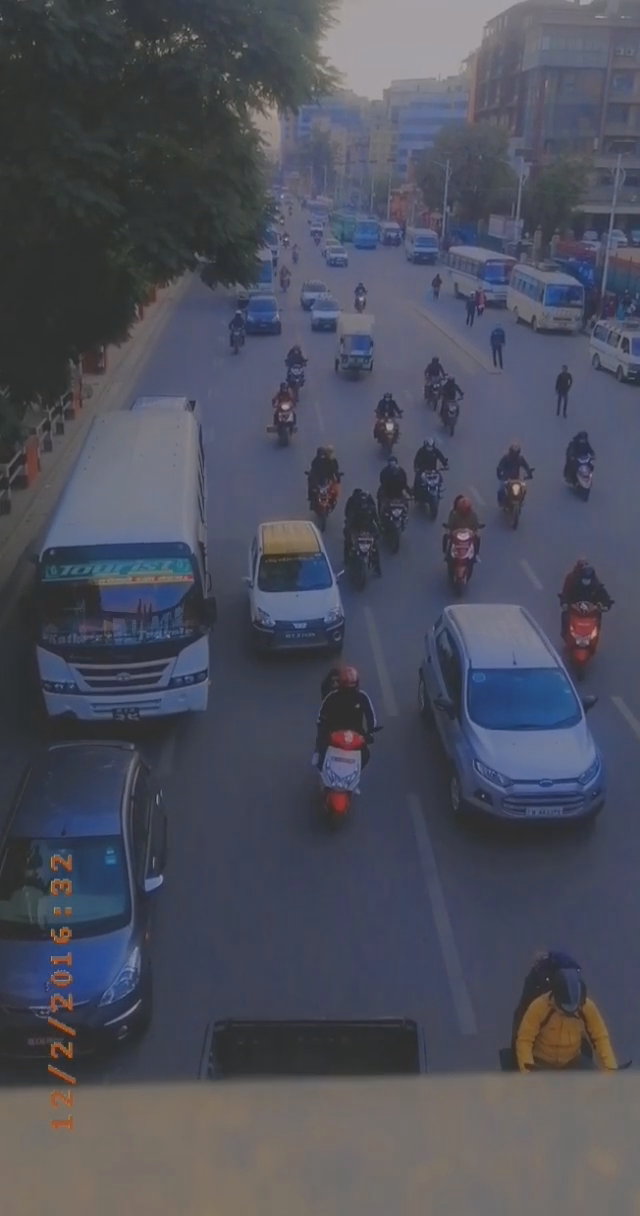
#> input picture frame 21 of test1.mp4, 640 x 1216 px, given in place of test11.mov, which was not available
$ python resize.py
#> lines starting #> are read from the running program, lines starting #| are printed output that depends on the picture
import cv2

# define the path to the video file
video_path = "test11.mov"

# define the desired higher resolution
width, height = 1280, 720

# create a VideoCapture object to read the video file
cap = cv2.VideoCapture(video_path)

# set the capture properties to use a high-quality codec
fourcc = cv2.VideoWriter_fourcc(*'XVID')
cap.set(cv2.CAP_PROP_FOURCC, fourcc)

# read the first frame to get the original frame size
ret, frame = cap.read()
#> frame is the input picture: shape (1216, 640, 3); mean B, G, R 91.8, 79.1, 76.8
if not ret:
    print("Error: could not read frame")
    exit()
orig_height, orig_width = frame.shape[:2]
#> orig_height = 1216; orig_width = 640

# resize the frame to the desired higher resolution using cv2.INTER_CUBIC
resized_frame = cv2.resize(frame, (width, height),
                           interpolation=cv2.INTER_CUBIC)
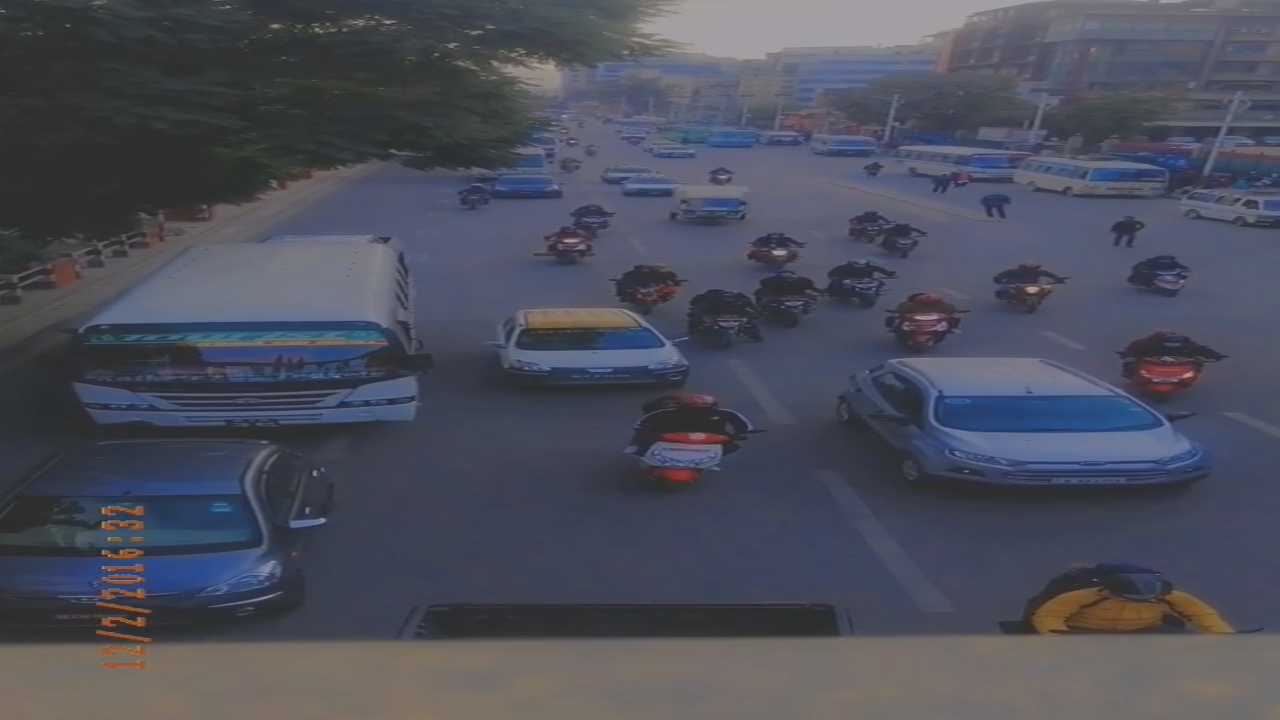
#> resized_frame: shape (720, 1280, 3); mean B, G, R 91.8, 79.1, 76.8

# display the resized frame and wait for a key press
cv2.imshow("Frame", resized_frame)
cv2.waitKey(0)

# release the VideoCapture object and close the window
cap.release()
cv2.destroyAllWindows()

$ run again, starting later in the video
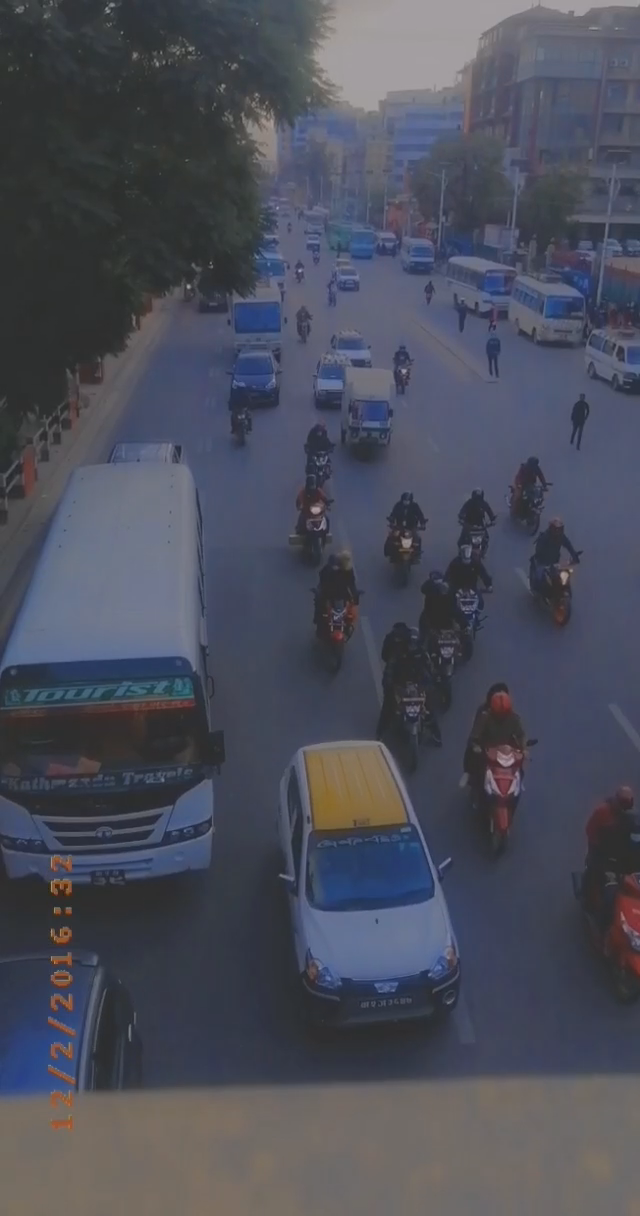
#> input picture frame 94 of test1.mp4, 640 x 1216 px, given in place of test11.mov, which was not available
#> frame is the input picture: shape (1216, 640, 3); mean B, G, R 90.3, 77.8, 75.4
#> `resized_frame = cv2.resize(frame, (width, height), interpolation=cv2.I..`:
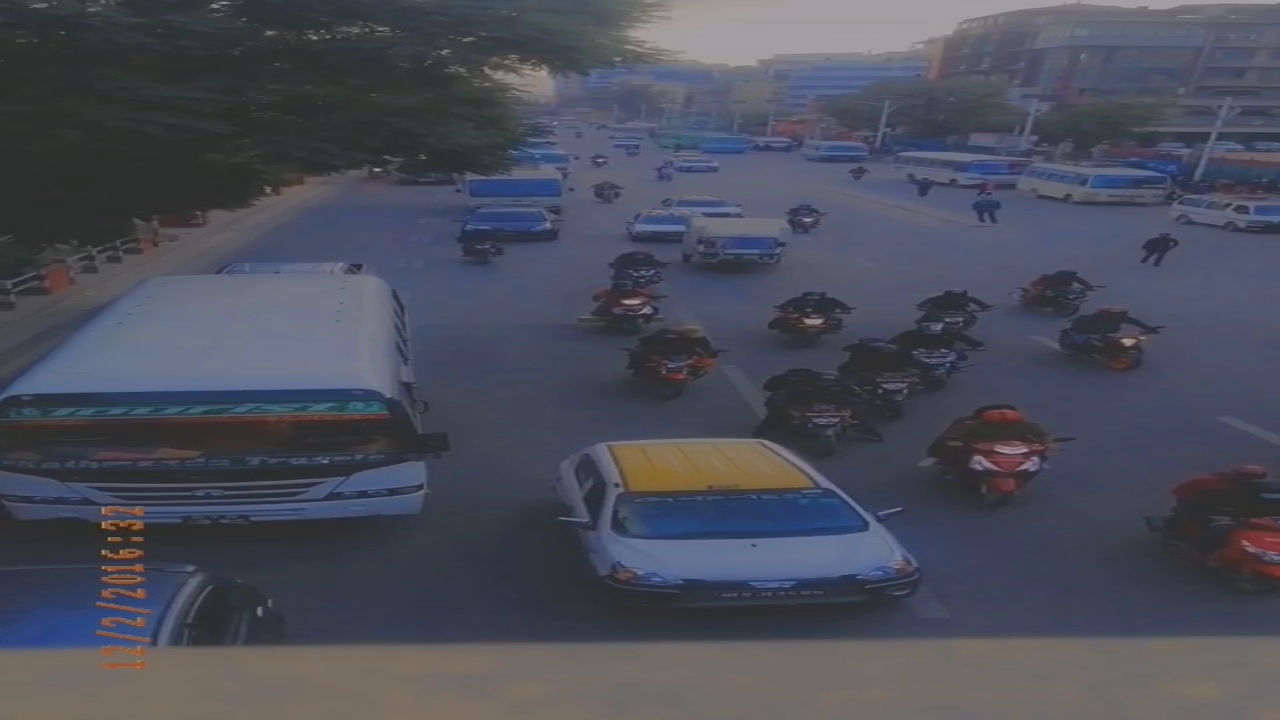
#> resized_frame: shape (720, 1280, 3); mean B, G, R 90.3, 77.8, 75.4

$ run again, starting later in the video
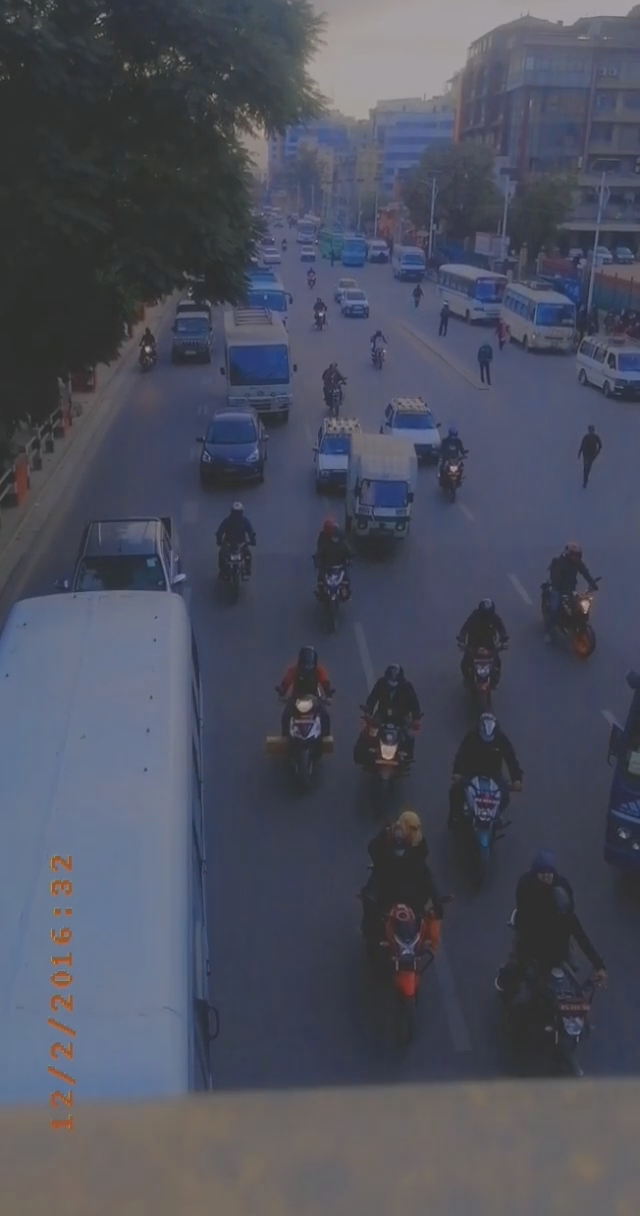
#> input picture frame 168 of test1.mp4, 640 x 1216 px, given in place of test11.mov, which was not available
#> frame is the input picture: shape (1216, 640, 3); mean B, G, R 93.2, 79.4, 76.1
#> `resized_frame = cv2.resize(frame, (width, height), interpolation=cv2.I..`:
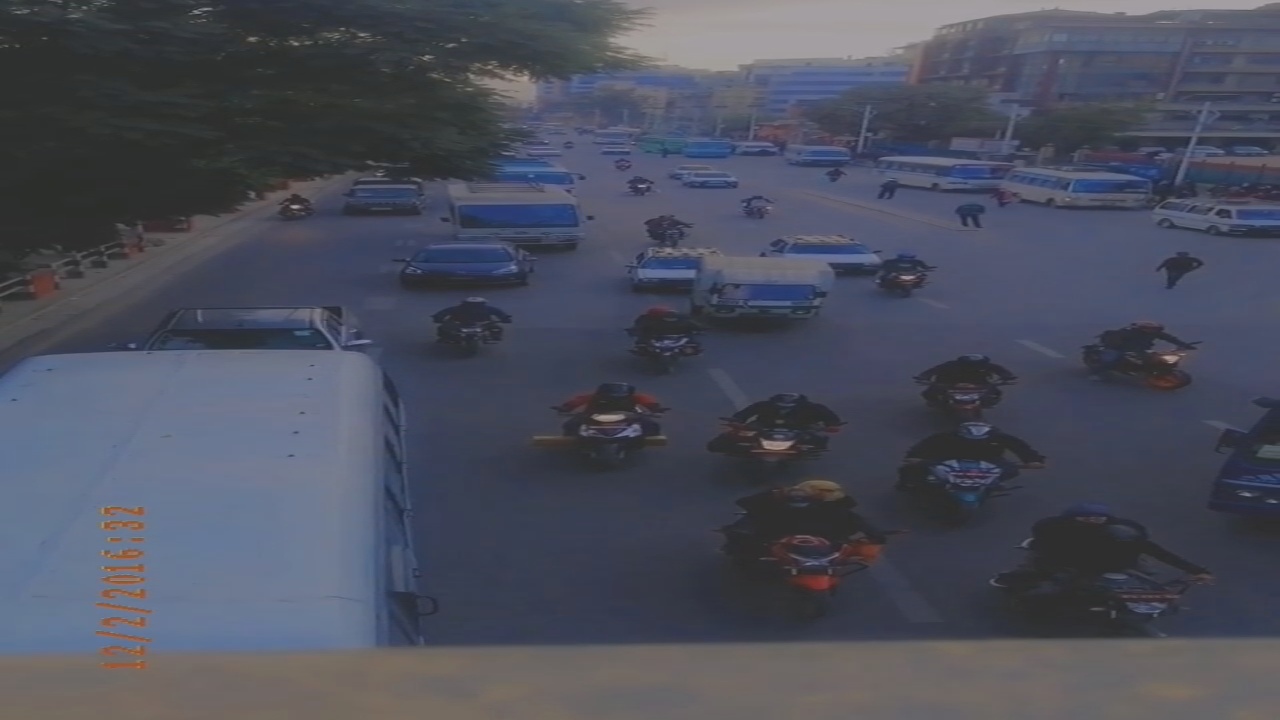
#> resized_frame: shape (720, 1280, 3); mean B, G, R 93.2, 79.4, 76.1
